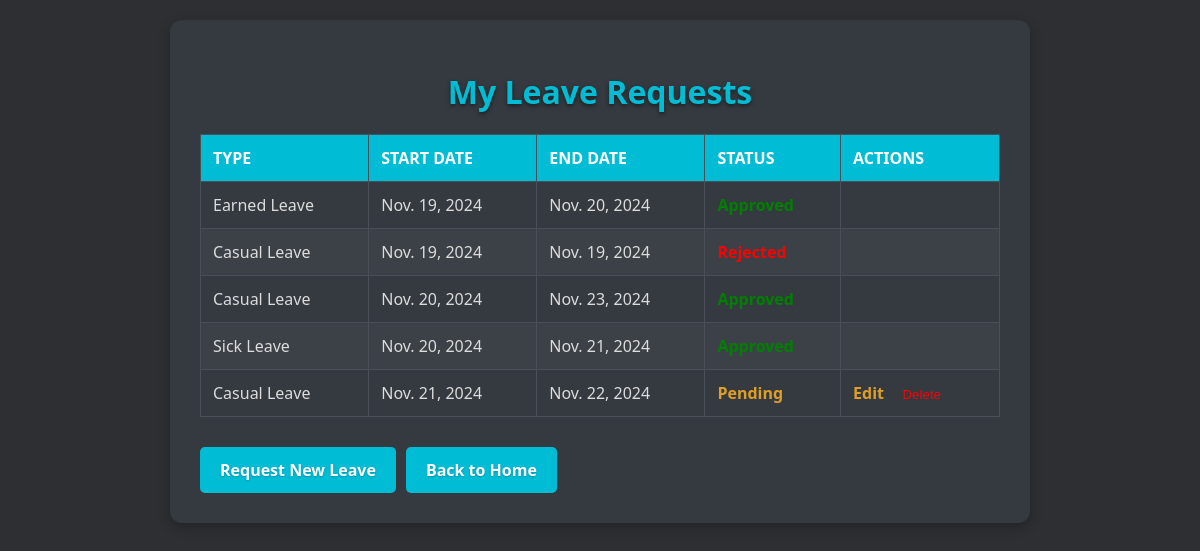
Page /leave_list/ (signed in) on the earlier database version.
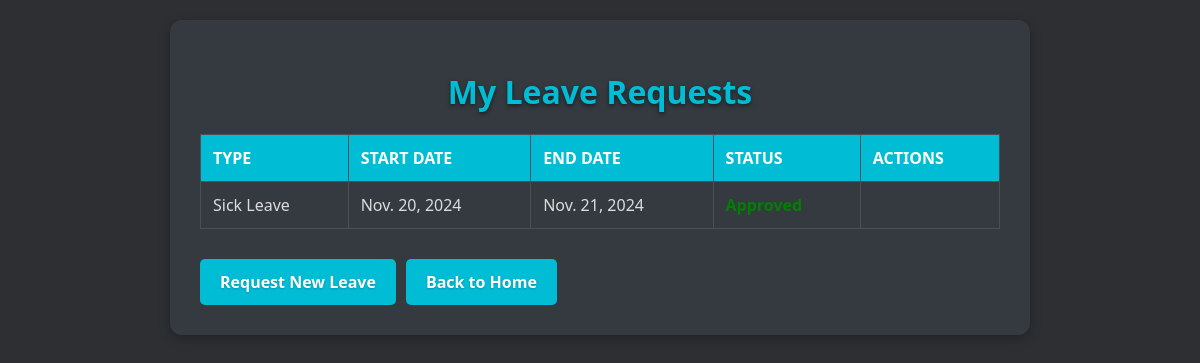
Same page on the later database version.
### apis/models.py (models this page shows, shortened)
class LeaveRequest(models.Model):
    LEAVE_STATUS_CHOICES = [
        ('Pending', 'Pending'),
        ('Approved', 'Approved'),
        ('Rejected', 'Rejected'),
    ]
    employee = models.ForeignKey(settings.AUTH_USER_MODEL, on_delete=models.CASCADE)
    leave_type = models.CharField(max_length=50, choices=[
        ('Sick Leave', 'Sick Leave'),
        ('Casual Leave', 'Casual Leave'),
        ('Earned Leave', 'Earned Leave'),
    ])
    start_date = models.DateField()
    end_date = models.DateField()
    reason = models.TextField()
    status = models.CharField(max_length=20, choices=LEAVE_STATUS_CHOICES, default='Pending')
    created_at = models.DateTimeField(auto_now_add=True)
    updated_at = models.DateTimeField(auto_now=True)
    rejection_reason = models.TextField(null=True, blank=True)  # Add this line

### apis/views.py (the view)
# urls.py: path('leave_list/', views.leave_list, name='leave_list'),
@login_required
def leave_list(request):
    leave_requests = LeaveRequest.objects.filter(employee=request.user)
    return render(request, 'leave/leave_list.html', {'leave_requests': leave_requests})

### templates/leave/leave_list.html (shortened to what this page needs)
<!DOCTYPE html>
<html lang="en">
<head>
</head>
<body>
    <div class="container">
        <h1>My Leave Requests</h1>
        <table>
            <thead>
                <tr>
                    <th>Type</th>
                    <th>Start Date</th>
                    <th>End Date</th>
                    <th>Status</th>
                    <th>Actions</th>
                </tr>
            </thead>
            <tbody>
                {% for leave_request in leave_requests %}
                    <tr>
                        <td>{{ leave_request.leave_type }}</td>
                        <td>{{ leave_request.start_date }}</td>
                        <td>{{ leave_request.end_date }}</td>
                        <td>
                            {% if leave_request.status == 'Pending' %}
                                <span class="status-pending">Pending</span>
                            {% elif leave_request.status == 'Rejected' %}
                                <span class="status-rejected">Rejected</span>
                            {% elif leave_request.status == 'Approved' %}
                                <span class="status-approved">Approved</span>
                            {% endif %}
                        </td>
                        <td>
                            {% if leave_request.status == 'Pending' %}
                                <a style="color: rgb(223, 159, 39)" href="{% url 'update_leave_request' leave_request.id %}">Edit</a> &nbsp;
                                <form action="{% url 'delete_leave_request' leave_request.id %}" method="POST" style="display: inline;">
                                    <button type="submit" style="color: red; background: none; border: none; cursor: pointer;" onclick="confirmDelete(event)">Delete</button>
                                </form>
                            {% endif %}
                        </td>
                    </tr>
                {% endfor %}
            </tbody>
        </table>
        <div class="btn-container">
            <a href="{% url 'create_leave_request' %}" class="btn">Request New Leave</a>
            <a href="{% url 'home' %}" class="btn">Back to Home</a>
        </div>
    </div>
</body>
</html>

### templates/leave/leave_list.html (style rules this page uses)
body { font-family: 'Segoe UI', Tahoma, Geneva, Verdana, sans-serif; margin: 0; padding: 0; background-color: #2d2f33; color: #e9ecef; }
h1 { text-align: center; margin-block-start: 20px; color: #00bcd4; text-shadow: 0 2px 4px rgba(0, 0, 0, 0.5); }
.container { inline-size: 90%; max-inline-size: 800px; margin: 20px auto; background-color: #343a40; border-radius: 12px; box-shadow: 0 4px 12px rgba(0, 0, 0, 0.25); padding: 30px; }
table { inline-size: 100%; border-collapse: collapse; margin-block-end: 20px; }
table th, table td { text-align: start; padding: 12px; border: 1px solid #495057; }
table th { background-color: #00bcd4; color: #ffffff; font-weight: bold; text-transform: uppercase; }
table td { color: #dcdcdc; }
.status-approved { color: green; font-weight: bold; }
a { text-decoration: none; font-weight: bold; transition: color 0.3s ease; }
.btn { display: inline-block; padding: 12px 20px; margin-block-start: 10px; background-color: #00bcd4; color: #ffffff; border: none; border-radius: 5px; text-align: center; cursor: pointer; font-size: 16px; text-shadow: 0 1px 2px rgba(0, 0, 0, 0.2); transition: background-color 0.3s ease, transform 0.2s ease; }
.btn-container { display: flex; gap: 10px; justify-content: flex-start; }

Differences in the rows shown:
removed LeaveRequest: leave_type "Earned Leave", start_date "Nov. 19, 2024", end_date "Nov. 20, 2024"
removed LeaveRequest: leave_type "Casual Leave", start_date "Nov. 19, 2024", end_date "Nov. 19, 2024"
removed LeaveRequest: leave_type "Casual Leave", start_date "Nov. 20, 2024", end_date "Nov. 23, 2024"
removed LeaveRequest: leave_type "Casual Leave", start_date "Nov. 21, 2024", end_date "Nov. 22, 2024", status "Pending"
